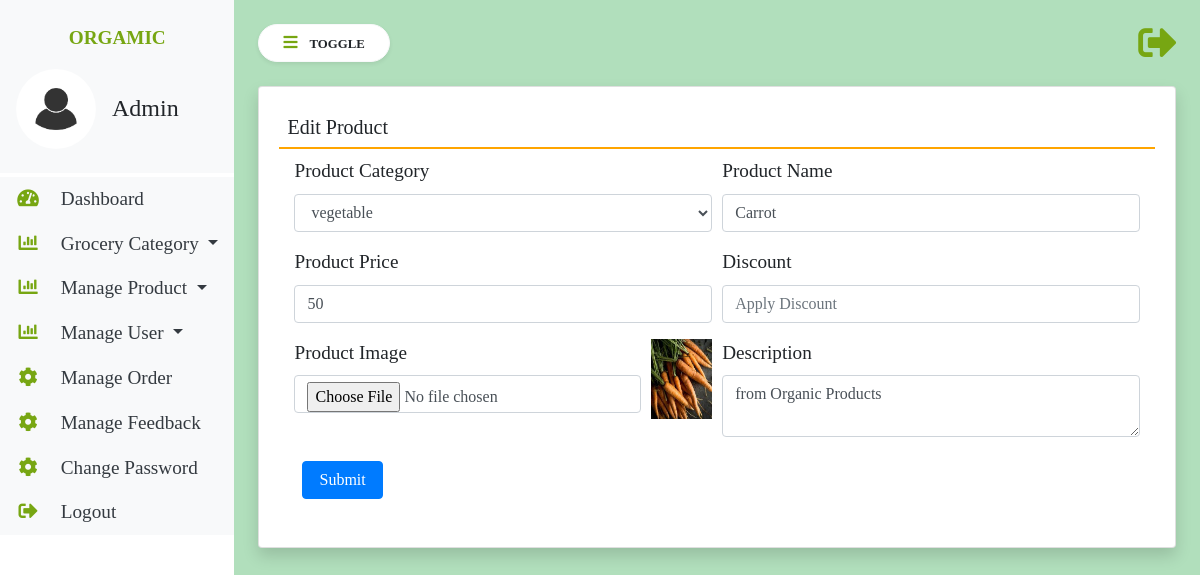
The page /edit-product/4/ on the database as committed earlier.
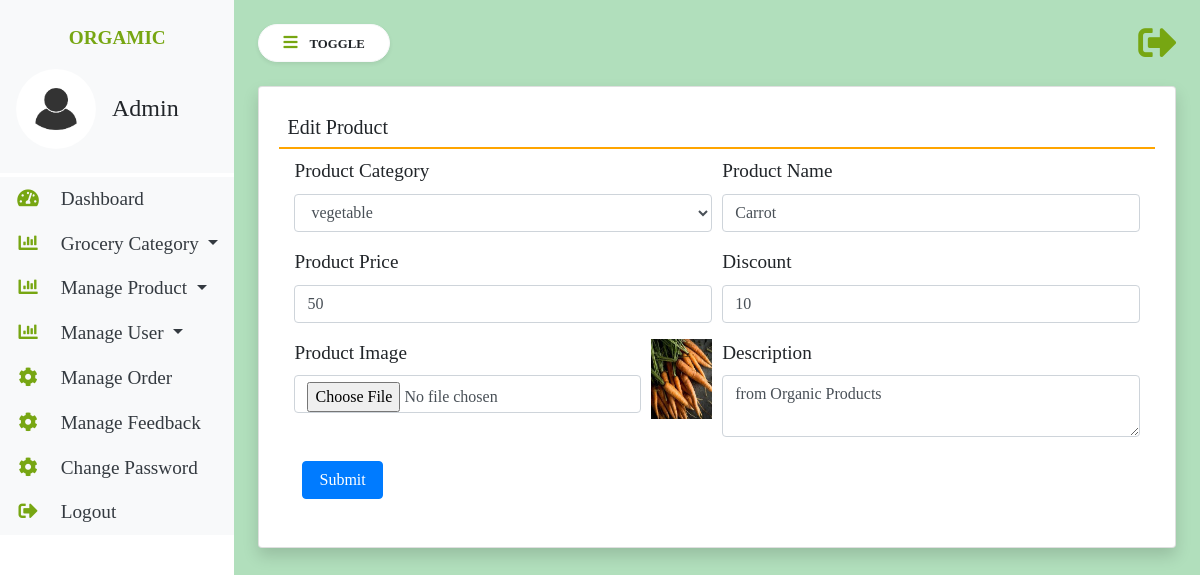
The same page on the database as committed later.
### groceryapp/models.py (models this page shows, shortened)
class Product(models.Model):
    category = models.ForeignKey(Category, on_delete=models.CASCADE, null=True, blank=True)
    name = models.CharField(max_length=100, null=True, blank=True)
    image = models.FileField(null=True, blank=True)
    description = models.TextField(null=True, blank=True)
    price = models.CharField(max_length=100, null=True, blank=True)
    discount = models.CharField(max_length=100, null=True, blank=True)
    updated = models.DateTimeField(auto_now=True)
    created = models.DateTimeField(auto_now_add=True)

class Category(models.Model):
    name = models.CharField(max_length=100, null=True, blank=True)
    created = models.DateTimeField(default=now)

### groceryapp/views.py (the view, shortened to what this page needs)
# urls.py: path('edit-product/<int:pid>/', editProduct, name="edit-product"),
def editProduct(request, pid):
    product = Product.objects.get(id=pid)
    category = Category.objects.all()
    return render(request, 'edit-product.html', locals())

### groceryapp/templates/edit-product.html (shortened to what this page needs)
{% extends 'admin-base.html' %}
{% block main %}
<div class="card shadow">
    <div class="card-body">
        <h5 class="p-2" style="border-bottom: 2px solid orange;">Edit Product</h5>
        <div class="container-fluid">
            <form action="" method="post" enctype="multipart/form-data">
                <div class="form-row">
                    <div class="col-sm-6">
                        <div class="form-group">
                            <label>Product Category</label>
                            <select name="category" class="form-control" required>
                                {% for i in category %}
                                <option value="{{i.id}}" {% if i.id == product.category.id %}selected{% endif %}>{{i.name}}</option>
                                {% endfor %}
                            </select>
                        </div>
                    </div>
                    <div class="col-sm-6">
                        <div class="form-group">
                            <label>Product Name</label>
                            <input type="text" name="name" class="form-control" value="{{product.name}}" placeholder="Category Name">
                        </div>
                    </div>
                    <div class="col-sm-6">
                        <div class="form-group">
                            <label>Product Price</label>
                            <input type="text" name="price" class="form-control" value="{{product.price}}" placeholder="Product Price">
                        </div>
                    </div>
                    <div class="col-sm-6">
                        <div class="form-group">
                            <label>Discount</label>
                            <input type="text" name="discount" class="form-control" value="{{product.discount}}" placeholder="Apply Discount">
                        </div>
                    </div>
                    <div class="col-sm-5">
                        <div class="form-group">
                            <label>Product Image</label>
                            <input type="file" name="image" class="form-control">
                        </div>
                    </div>
                    <div class="col-sm-1">
                        <img src="{{product.image.url}}" style="width:100%;height:80px">
                    </div>
                    <div class="col-sm-6">
                        <div class="form-group">
                            <label>Description</label>
                            <textarea name="desc" class="form-control" placeholder="write description here">{{product.description}}</textarea>
                        </div>
                    </div>
                </div>
                <input type="submit" value="Submit" class="m-2 px-3 btn btn-primary">
            </form>
        </div>
    </div>
</div>
{% endblock %}

Rows that differ between the two databases and show on the page:
changed Product "Carrot": discount (not shown) → "10"
